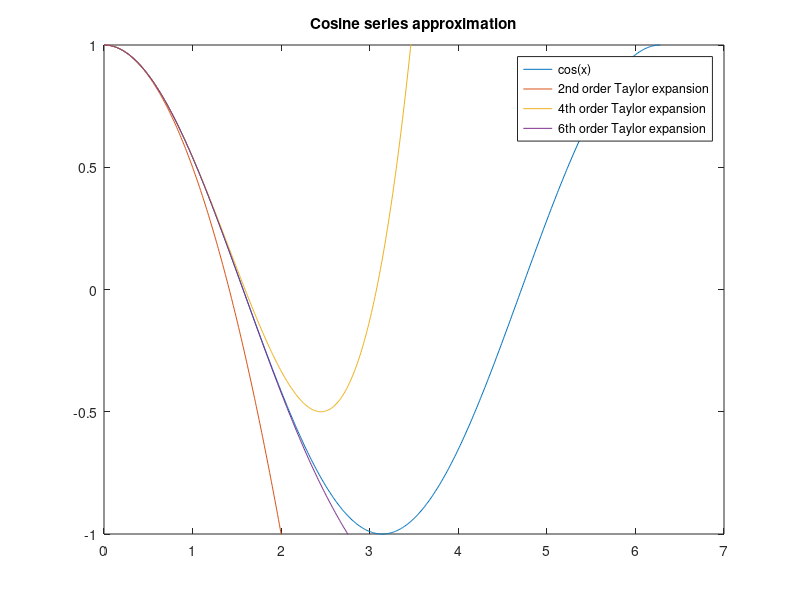

Write the MATLAB code that produced this figure.
% Cosine series approximation
fo = @(x) 1 - x.^2/factorial(2);                                           % 2nd order
so = @(x) 1 - x.^2/factorial(2) + x.^4/factorial(4);                       % 4th order
to = @(x) 1 - x.^2/factorial(2) + x.^4/factorial(4) - x.^6/factorial(6);   % 6th order

x=[0:0.01:2*pi];                                                           % x-range for 1 cosine

% Plot
figure(1)
plot( x, cos(x), x, fo(x), x, so(x), x, to(x) )
ylim([-1 1])
title('Cosine series approximation')
legend('cos(x)','2nd order Taylor expansion','4th order Taylor expansion','6th order Taylor expansion')

set(gcf,'Position',[680 823 680 280])